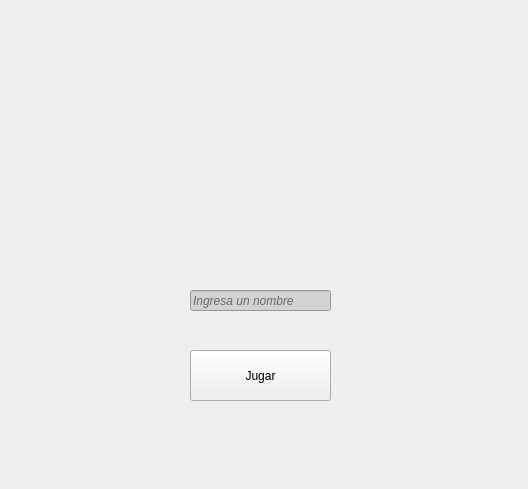
<?xml version="1.0" encoding="UTF-8"?>
<ui version="4.0">
 <class>MainWindow</class>
 <widget class="QMainWindow" name="MainWindow">
  <property name="geometry">
   <rect>
    <x>0</x>
    <y>0</y>
    <width>528</width>
    <height>489</height>
   </rect>
  </property>
  <property name="windowTitle">
   <string>MainWindow</string>
  </property>
  <widget class="QWidget" name="centralwidget">
   <widget class="QLabel" name="fondo">
    <property name="geometry">
     <rect>
      <x>0</x>
      <y>0</y>
      <width>531</width>
      <height>491</height>
     </rect>
    </property>
    <property name="text">
     <string/>
    </property>
    <property name="pixmap">
     <pixmap>../Sprites/Logos/fondo.png</pixmap>
    </property>
    <property name="scaledContents">
     <bool>true</bool>
    </property>
   </widget>
   <widget class="QLabel" name="logo">
    <property name="geometry">
     <rect>
      <x>140</x>
      <y>60</y>
      <width>251</width>
      <height>211</height>
     </rect>
    </property>
    <property name="text">
     <string/>
    </property>
    <property name="pixmap">
     <pixmap>../Sprites/Logos/logo.png</pixmap>
    </property>
    <property name="scaledContents">
     <bool>true</bool>
    </property>
   </widget>
   <widget class="QLineEdit" name="nombre_jugador">
    <property name="geometry">
     <rect>
      <x>190</x>
      <y>290</y>
      <width>141</width>
      <height>21</height>
     </rect>
    </property>
    <property name="font">
     <font>
      <weight>50</weight>
      <italic>true</italic>
      <bold>false</bold>
      <underline>false</underline>
      <strikeout>false</strikeout>
      <kerning>true</kerning>
     </font>
    </property>
    <property name="styleSheet">
     <string notr="true">background-color: lightgrey; color: black; </string>
    </property>
    <property name="text">
     <string/>
    </property>
    <property name="maxLength">
     <number>14</number>
    </property>
    <property name="placeholderText">
     <string>Ingresa un nombre</string>
    </property>
   </widget>
   <widget class="QPushButton" name="boton">
    <property name="geometry">
     <rect>
      <x>190</x>
      <y>350</y>
      <width>141</width>
      <height>51</height>
     </rect>
    </property>
    <property name="text">
     <string>Jugar</string>
    </property>
   </widget>
  </widget>
 </widget>
 <resources/>
 <connections/>
</ui>
